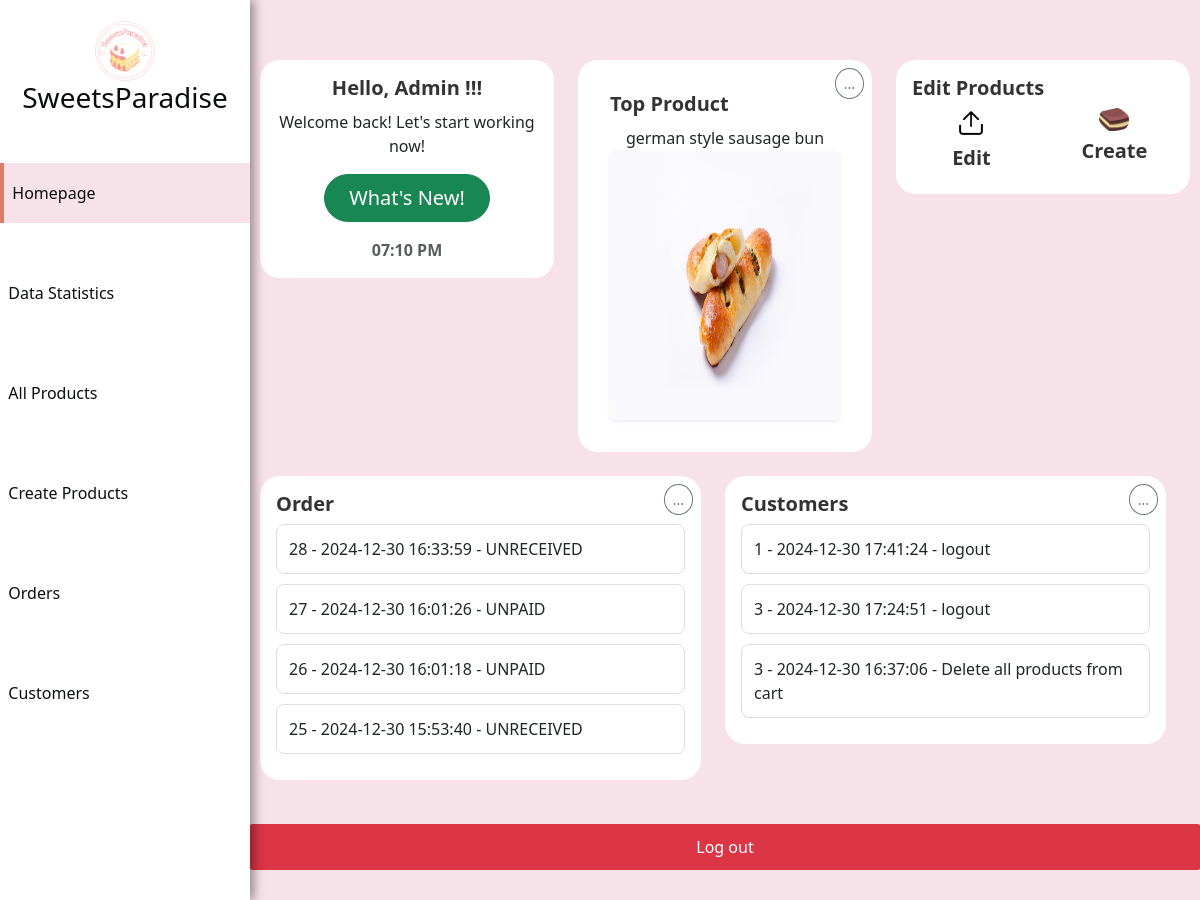
The app's page /admin/index (signed in) with its own data.
### app/models.py (models this page shows, shortened)
class Product(db.Model):
    id = db.Column(db.Integer, primary_key=True, autoincrement=True)
    name = db.Column(db.String(100), index=True, nullable=False)
    size = db.Column(db.String(100), nullable=False)
    taste = db.Column(db.String(100))
    description = db.Column(db.String(800))
    price = db.Column(db.Float, nullable=False)
    monthly_sale = db.Column(db.Integer, nullable=False, default=0)
    image_url = db.Column(db.String(200), nullable=False)
    category_id = db.Column(db.Integer, db.ForeignKey('category.id'), nullable=False)
    orders = db.relationship('OrderItem', backref='product', lazy='dynamic', cascade='all, delete', passive_deletes=True)
    cart_items = db.relationship('CartProducts', backref='product', lazy='dynamic', cascade='all, delete', passive_deletes=True)

class Order(db.Model):
    id = db.Column(db.Integer, primary_key=True, autoincrement=True)
    order_date = db.Column(db.DateTime, default=datetime.utcnow, nullable=False)
    status = db.Column(Enum(OrderStatus), nullable=False, default=OrderStatus.UNPAID)
    total_price = db.Column(db.Float, nullable=False)
    user_id = db.Column(db.Integer, db.ForeignKey('user.id'), nullable=False)
    items = db.relationship('OrderItem', backref='order', lazy='dynamic')
    address_id = db.Column(db.Integer, db.ForeignKey('address.id'))

class UserAction(db.Model):
    id = db.Column(db.Integer, primary_key=True)
    user_id = db.Column(db.Integer, db.ForeignKey('user.id'), nullable=False)  # 外键，关联到用户表
    action = db.Column(db.String(100), nullable=False)  # 操作类型
    target = db.Column(db.Integer, nullable=True)  # 操作目标ID（例如产品ID）
    details = db.Column(db.JSON, nullable=True)  # 存储操作的详细信息
    timestamp = db.Column(db.DateTime, default=datetime.utcnow)  # 操作时间
    ip_address = db.Column(db.String(50), nullable=True)  # 用户IP地址
    device_info = db.Column(db.String(255), nullable=True)  # 设备信息（例如浏览器、操作系统等）

### app/views.py (the view)
@app.route('/admin/index', methods=['GET', 'POST'])
@login_required
@admin_required
def index():
    current_time = datetime.utcnow().strftime('%I:%M %p')
    product_cake = Product.query.filter_by(id=1).first()
    product_bread = Product.query.filter_by(id=10).first()
    order = Order.query.order_by(Order.order_date.desc()).limit(4).all()
    product_top = Product.query.join(Category).filter(Category.name != 'accessories') \
        .order_by(Product.monthly_sale.desc()).limit(1).first()
    action = UserAction.query.order_by(UserAction.timestamp.desc()).limit(3).all()
    return render_template('index.html',
                           product_cake=product_cake,
                           product_bread=product_bread,
                           product_top=product_top,
                           order=order,
                           action=action,
                           current_time=current_time
                           )

### app/__init__.py (called while the page is built)
@login_manager.user_loader
def load_user(user_id):
    return User.query.get(int(user_id))

### app/views.py (called while the page is built)
def admin_required(f):
    @wraps(f)
    def decorated_function(*args, **kwargs):
        if not current_user.is_admin:
            flash('You do not have permission to view this page.', 'danger')  # 提示信息
            return redirect(url_for('home'))  # 跳转到首页或其他页面
        return f(*args, **kwargs)  # 如果是管理员，则继续执行视图函数
    return decorated_function

### app/templates/index.html (shortened to what this page needs)
<!DOCTYPE html>
<html lang="en">
<head>
    <link rel="stylesheet" href="{{ url_for('static', filename='lib/bootstrap-5.3.2-dist/css/bootstrap.css') }}">
    <link rel="stylesheet" href="{{ url_for('static', filename='css/main.css') }}">
</head>
<body id="admin">
<nav id="sidebar">
    <div class="sidebar-header">
        <img src="../static/img/logo.png" alt="Logo_todolist" class="d-inline-block, align-text-top">
        <h3>SweetsParadise</h3>
    </div>
    <ul class="list-unstyled components">
        <li class="big_nav active">
            <a href="{{url_for('index')}}" class="nav-link">
                &nbsp;&nbsp;Homepage
            </a>
        </li>
        <li class="big_nav">
            <a href="{{url_for('product_sales_data')}}" class="nav-link">
                &nbsp;&nbsp;Data Statistics
            </a>
        </li>
        <li class="big_nav">
            <a href="{{url_for('edit_product')}}" class="nav-link">
                &nbsp;&nbsp;All Products
            </a>
        </li>
        <li class="big_nav">
            <a href="{{url_for('create')}}" class="nav-link">
                &nbsp;&nbsp;Create Products
            </a>
        </li>
        <li class="big_nav">
            <a href="{{url_for('order_admin', category='ALL')}}" class="nav-link">
                &nbsp;&nbsp;Orders
            </a>
        </li>
        <li class="big_nav">
            <a href="{{url_for('customers')}}" class="nav-link">
                &nbsp;&nbsp;Customers
            </a>
        </li>
    </ul>
</nav>
<main id="content">
    <div class="row">
        <div class="col-md-4 mb-4">
            <div class="card text-center">
                <div class="card-body">
                    <h5 class="card-title font-weight-bold">Hello, Admin !!!</h5>
                    <p class="card-text">Welcome back! Let's start working now!</p>
                    <button class="btn btn-success btn-lg rounded-pill px-4">What's New!</button>
                    <div class="mt-3 text-muted"><strong>{{ current_time }}</strong></div>
                </div>
            </div>
        </div>
        <div class="col-md-4 mb-4">
            <div class="card">
                <div class="card-body position-relative">
                    <div class="card-body">
                        <a href="{{url_for('product_sales_data')}}" class="btn btn-outline-secondary btn-sm position-absolute top-0 end-0 m-2 rounded-circle">
                            ...
                        </a>
                        <h5 class="card-title font-weight-bold">Top Product</h5>
                        <div class="card-text font-weight-bold">
                            {{ product_top.name }}
                            <img src="{{ product_top.image_url }}" alt="{{ product_top.name }}" class="main-image img-fluid rounded shadow-sm">
                        </div>
                    </div>
                </div>
            </div>
        </div>
        <div class="col-md-4 mb-4">
            <div class="card">
                <div class="card-body">
                    <h5 class="card-title font-weight-bold">Edit Products</h5>
                    <div class="row text-center">
                        <div class="col-6">
                        <a href="{{ url_for('edit_product')}}" class="text-decoration-none">
                            <img src="../static/img/edit.png" alt="The icon of edit" class="img-fluid mb-2 small-icon">
                            <h5 class="card-title">Edit</h5>
                        </a>
                    </div>
                    <div class="col-6">
                        <a href="{{ url_for('create')}}" class="text-decoration-none">
                            <img src="../static/img/create.png" alt="The icon of create" class="img-fluid mb-2 small-icon">
                            <h5 class="card-title">Create</h5>
                        </a>
                    </div>
                </div>
            </div>
        </div>
    </div>
    <div class="row">
        <div class="col-md-6 mb-4">
            <div class="card">
                <div class="card-body">
                    <a href="{{ url_for('order_admin', category='ALL') }}" class="btn btn-outline-secondary btn-sm position-absolute top-0 end-0 m-2 rounded-circle">
                        ...
                    </a>
                    <h5 class="card-title font-weight-bold">Order</h5>
                    <ul class="list-group list-group-flush">
                        {% for order in order %}
                        <li class="list-group-item d-flex justify-content-between">{{ order.id }} - {{ order.order_date.strftime('%Y-%m-%d %H:%M:%S') }} - {{ order.status.name }}</li>
                        {% endfor %}
                    </ul>
                </div>
            </div>
        </div>
        <div class="col-md-6 mb-4">
            <div class="card">
                <div class="card-body">
                    <a href="{{ url_for('customers') }}" class="btn btn-outline-secondary btn-sm position-absolute top-0 end-0 m-2 rounded-circle">
                        ...
                    </a>
                    <h5 class="card-title font-weight-bold">Customers</h5>
                    <ul class="list-group list-group-flush">
                        {% for action in action %}
                        <li class="list-group-item d-flex justify-content-between">{{ action.user_id }} - {{ action.timestamp.strftime('%Y-%m-%d %H:%M:%S') }} - {{ action.action }}</li>
                        {% endfor %}
                    </ul>
                </div>
            </div>
        </div>
    </div>
         <a href="{{ url_for('logout') }}" class="btn btn-danger">Log out</a>
    </div>
</main>
</body>
</html>

### app/static/css/main.css (style rules this page uses)
body { padding-top: 110px; }
a { text-decoration: none; color: inherit; display: block; }
.card { border: none; overflow: hidden; position: relative; }
.card-body img { width: 100%; transition: transform 0.3s ease-in-out; border-radius:10px ; height: 270px; }
.card-text { text-align: center; margin-top: 10px; }
.card-title { font-size: 1.25rem; color: #333; font-weight: bold; }
.btn-danger { display: block; margin-top: 30px; padding: 12px 25px; background-color: #dc3545; color: white; text-align: center; font-size: 18px; border-radius: 8px; transition: background-color 0.3s ease, transform 0.2s ease; }
.btn-danger { display: block; margin-top: 20px; padding: 10px 20px; background-color: #dc3545; color: white; text-align: center; font-size: 16px; border-radius: 5px; transition: background-color 0.3s ease; margin-bottom: 20px; }
#admin { padding-top: 0; }
#sidebar { display: flex; flex-direction: column; justify-content: space-between; width: 250px; height: 100vh; position: fixed; top: 0; left: 0; z-index: 1030; transition: transform 0.3s ease; background-color: white; overflow-y: auto; }
ul.components { padding: 20px; flex-grow: 1; }
#sidebar { box-shadow: 4px 0 10px rgba(0, 0, 0, 0.4); }
#sidebar .sidebar-header { padding: 20px; color: rgba(6, 8, 9, 0.98); text-align: center; }
#sidebar .sidebar-header img { width: 60px; }
#sidebar ul.components { padding: 0; background-color: white; }
.big_nav { padding: 20px 0; text-align: center; }
#sidebar ul li a { color: rgba(6, 8, 9, 0.98); text-decoration: none; display: flex; height: 40px; align-items: center; justify-content: left; padding: 30px 0; }
#sidebar ul li a:hover, #sidebar ul li.active a { color: rgba(6, 8, 9, 0.98); background: rgba(217, 124, 155, 0.22); border-left: 4px solid #e07c64; }
#content { margin-left: 250px; transition: filter 0.3s ease; height: 100vh; }
@media (min-width: 900px) { #sidebar { transform: translateX(0); } }
@media (min-width: 900px) { #content { margin-left: 250px; } }
#content { background-color: rgba(217, 124, 155, 0.22); padding: 60px 10px 10px; overflow: auto; }
#content .card { border: none; border-radius: 20px; }
#content .card-title { font-size: 1.25rem; font-weight: bold; }
#content .card .list-group-item { display: flex; justify-content: space-between; align-items: center; padding: 12px; border: 1px solid #ddd; border-radius: 8px; margin-bottom: 10px; }
#content .card-body .small-icon { width: 30px; height: auto; }

### records on screen
Product: name "german style sausage bun", image_url (picture)
Order: id "28", order_date "2024-12-30 16:33:59", status.name "UNRECEIVED"
Order: id "27", order_date "2024-12-30 16:01:26", status.name "UNPAID"
Order: id "26", order_date "2024-12-30 16:01:18", status.name "UNPAID"
Order: id "25", order_date "2024-12-30 15:53:40", status.name "UNRECEIVED"
UserAction: user_id "1", timestamp "2024-12-30 17:41:24", action "logout"
UserAction: user_id "3", timestamp "2024-12-30 17:24:51", action "logout"
UserAction: user_id "3", timestamp "2024-12-30 16:37:06", action "Delete all products from cart"
